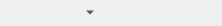
<?xml version="1.0" encoding="UTF-8"?>
<ui version="4.0">
 <class>OperateObjectWidget</class>
 <widget class="QWidget" name="OperateObjectWidget">
  <property name="geometry">
   <rect>
    <x>0</x>
    <y>0</y>
    <width>222</width>
    <height>26</height>
   </rect>
  </property>
  <property name="windowTitle">
   <string>Form</string>
  </property>
  <layout class="QGridLayout" name="gridLayout">
   <property name="margin">
    <number>0</number>
   </property>
   <property name="spacing">
    <number>0</number>
   </property>
   <item row="0" column="0">
    <layout class="QHBoxLayout" name="horizontalLayout">
     <property name="spacing">
      <number>6</number>
     </property>
     <item>
      <widget class="QToolButton" name="toolButton_style">
       <property name="toolTip">
        <string>对象样式</string>
       </property>
       <property name="text">
        <string/>
       </property>
       <property name="icon">
        <iconset resource="../ModelingTool.qrc">
         <normaloff>:/ModelingTool/Images/brush.png</normaloff>:/ModelingTool/Images/brush.png</iconset>
       </property>
       <property name="autoRaise">
        <bool>true</bool>
       </property>
      </widget>
     </item>
     <item>
      <widget class="QToolButton" name="toolButton_traits">
       <property name="toolTip">
        <string>查看特征项</string>
       </property>
       <property name="text">
        <string/>
       </property>
       <property name="icon">
        <iconset resource="../ModelingTool.qrc">
         <normaloff>:/ModelingTool/Images/traits.png</normaloff>:/ModelingTool/Images/traits.png</iconset>
       </property>
       <property name="autoRaise">
        <bool>true</bool>
       </property>
      </widget>
     </item>
     <item>
      <widget class="QToolButton" name="toolButton_visible">
       <property name="toolTip">
        <string>可见性</string>
       </property>
       <property name="text">
        <string/>
       </property>
       <property name="icon">
        <iconset resource="../ModelingTool.qrc">
         <normaloff>:/ModelingTool/Images/visible.png</normaloff>:/ModelingTool/Images/visible.png</iconset>
       </property>
       <property name="popupMode">
        <enum>QToolButton::MenuButtonPopup</enum>
       </property>
       <property name="autoRaise">
        <bool>true</bool>
       </property>
      </widget>
     </item>
     <item>
      <widget class="QToolButton" name="toolButton_moveup">
       <property name="toolTip">
        <string>上移</string>
       </property>
       <property name="text">
        <string/>
       </property>
       <property name="icon">
        <iconset resource="../ModelingTool.qrc">
         <normaloff>:/ModelingTool/Images/moveup.png</normaloff>:/ModelingTool/Images/moveup.png</iconset>
       </property>
       <property name="autoRaise">
        <bool>true</bool>
       </property>
      </widget>
     </item>
     <item>
      <widget class="QToolButton" name="toolButton_movedown">
       <property name="toolTip">
        <string>下移</string>
       </property>
       <property name="text">
        <string/>
       </property>
       <property name="icon">
        <iconset resource="../ModelingTool.qrc">
         <normaloff>:/ModelingTool/Images/movedowm.png</normaloff>:/ModelingTool/Images/movedowm.png</iconset>
       </property>
       <property name="autoRaise">
        <bool>true</bool>
       </property>
      </widget>
     </item>
     <item>
      <widget class="QToolButton" name="toolButton_remove">
       <property name="toolTip">
        <string>移除对象</string>
       </property>
       <property name="text">
        <string/>
       </property>
       <property name="icon">
        <iconset resource="../ModelingTool.qrc">
         <normaloff>:/ModelingTool/Images/remove.png</normaloff>:/ModelingTool/Images/remove.png</iconset>
       </property>
       <property name="autoRaise">
        <bool>true</bool>
       </property>
      </widget>
     </item>
     <item>
      <spacer name="horizontalSpacer">
       <property name="orientation">
        <enum>Qt::Horizontal</enum>
       </property>
       <property name="sizeHint" stdset="0">
        <size>
         <width>40</width>
         <height>20</height>
        </size>
       </property>
      </spacer>
     </item>
    </layout>
   </item>
  </layout>
 </widget>
 <resources>
  <include location="../ModelingTool.qrc"/>
 </resources>
 <connections/>
</ui>
